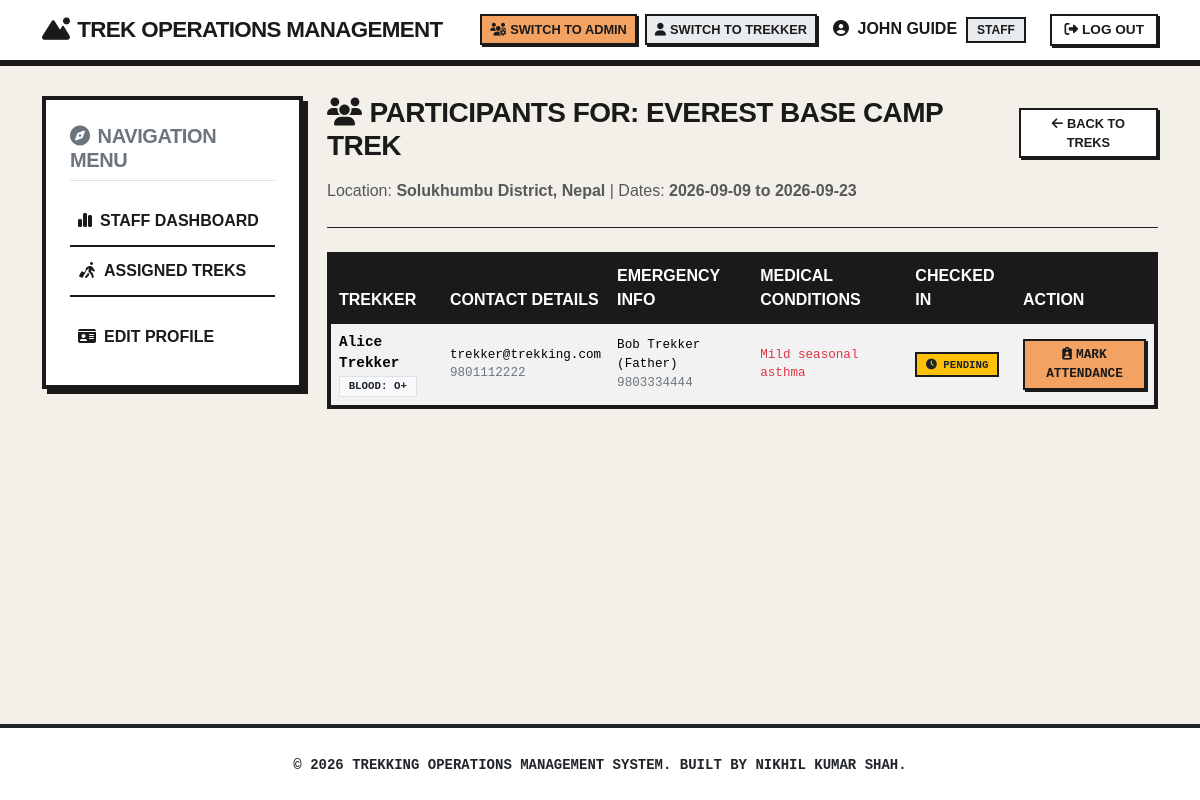
The page /staff/treks/1/participants (signed in) on the database its author committed.
### app/models/user.py (models this page shows, shortened)
class User(UserMixin, db.Model):
    __tablename__ = 'users'
    id = db.Column(db.Integer, primary_key=True)
    full_name = db.Column(db.String(100), nullable=False)
    email = db.Column(db.String(120), unique=True, nullable=False)
    phone = db.Column(db.String(20), nullable=False)
    password_hash = db.Column(db.String(256), nullable=False)
    role = db.Column(db.String(20), nullable=False, default='user')  # roles: admin, staff, user
    blood_group = db.Column(db.String(5), nullable=True)
    medical_conditions = db.Column(db.Text, nullable=True)
    emergency_contact_name = db.Column(db.String(100), nullable=True)
    emergency_contact_phone = db.Column(db.String(20), nullable=True)
    profile_image = db.Column(db.String(200), nullable=True)
    is_blacklisted = db.Column(db.Boolean, default=False, nullable=False)
    is_active = db.Column(db.Boolean, default=True, nullable=False)
    created_at = db.Column(db.DateTime, default=datetime.utcnow, nullable=False)
    bookings = db.relationship('Booking', backref='trekker', lazy=True, cascade='all, delete-orphan')
    staff_assignments = db.relationship('TrekStaffAssignment', backref='staff', lazy=True, cascade='all, delete-orphan')
    notifications = db.relationship('Notification', backref='user', lazy=True, cascade='all, delete-orphan')

### app/models/trek.py (models this page shows, shortened)
class Trek(db.Model):
    __tablename__ = 'treks'
    id = db.Column(db.Integer, primary_key=True)
    title = db.Column(db.String(100), nullable=False)
    location = db.Column(db.String(100), nullable=False)
    altitude = db.Column(db.Integer, nullable=False)  # in meters
    difficulty_level = db.Column(db.String(20), nullable=False)  # Easy, Moderate, Hard
    duration_days = db.Column(db.Integer, nullable=False)
    description = db.Column(db.Text, nullable=False)
    max_slots = db.Column(db.Integer, nullable=False)
    available_slots = db.Column(db.Integer, nullable=False)
    start_date = db.Column(db.Date, nullable=False)
    end_date = db.Column(db.Date, nullable=False)
    meeting_point = db.Column(db.String(150), nullable=False)
    trek_status = db.Column(db.String(30), default='Open', nullable=False)
    created_by = db.Column(db.Integer, db.ForeignKey('users.id'), nullable=False)
    created_at = db.Column(db.DateTime, default=datetime.utcnow, nullable=False)
    bookings = db.relationship('Booking', backref='trek', lazy=True, cascade='all, delete-orphan')
    staff_assignments = db.relationship('TrekStaffAssignment', backref='trek', lazy=True, cascade='all, delete-orphan')
    status_logs = db.relationship('TrekStatusLog', backref='trek', lazy=True, cascade='all, delete-orphan')

### app/models/booking.py (models this page shows)
class Booking(db.Model):
    __tablename__ = 'bookings'
    id = db.Column(db.Integer, primary_key=True)
    user_id = db.Column(db.Integer, db.ForeignKey('users.id'), nullable=False)
    trek_id = db.Column(db.Integer, db.ForeignKey('treks.id'), nullable=False)
    booking_date = db.Column(db.DateTime, default=datetime.utcnow, nullable=False)
    booking_status = db.Column(db.String(20), default='Booked', nullable=False)
    payment_status = db.Column(db.String(20), default='Pending', nullable=False)
    checked_in = db.Column(db.Boolean, default=False, nullable=False)
    special_requests = db.Column(db.Text, nullable=True)
    attendance_records = db.relationship('TrekAttendance', backref='booking', lazy=True, cascade='all, delete-orphan')
    certificates = db.relationship('TrekCertificate', backref='booking', lazy=True, cascade='all, delete-orphan')

### app/routes/staff_routes.py (the view)
@staff_bp.route('/treks/<int:trek_id>/participants')
@login_required
@role_required('staff')
def list_participants(trek_id):
    verify_staff_assignment(trek_id)
    trek = Trek.query.get_or_404(trek_id)
    bookings = Booking.query.filter_by(
        trek_id=trek.id,
        booking_status='Booked'
    ).all()
    return render_template('staff/participants.html', trek=trek, bookings=bookings)

### app/routes/staff_routes.py (called while the page is built)
def verify_staff_assignment(trek_id):
    assignment = TrekStaffAssignment.query.filter_by(
        trek_id=trek_id,
        staff_id=current_user.id,
        assignment_status='Active'
    ).first()
    if not assignment:
        abort(403)

### app/templates/staff/participants.html (shortened to what this page needs)
{% extends "base.html" %}
{% block content %}
<div class="mb-4 pb-2 border-bottom border-dark">
    <div class="d-flex justify-content-between align-items-center mb-2">
        <h3><i class="fa-solid fa-users me-2"></i>Participants for: {{ trek.title }}</h3>
        <a href="{{ url_for('staff.list_treks') }}" class="brutalist-btn" style="padding: 0.25rem 0.5rem; font-size: 0.8rem; margin: 0; box-shadow: 2px 2px 0 var(--ui-border); border-width: 2px; background-color: #ffffff;">
            <i class="fa-solid fa-arrow-left me-1"></i>Back to Treks
        </a>
    </div>
    <p class="text-muted">Location: <strong>{{ trek.location }}</strong> | Dates: <strong>{{ trek.start_date.strftime('%Y-%m-%d') }} to {{ trek.end_date.strftime('%Y-%m-%d') }}</strong></p>
</div>
{% if bookings %}
    <div class="table-responsive">
        <table class="table table-hover table-striped align-middle">
            <thead class="table-dark">
                <tr>
                    <th>Trekker</th>
                    <th>Contact Details</th>
                    <th>Emergency Info</th>
                    <th>Medical Conditions</th>
                    <th>Checked In</th>
                    <th>Action</th>
                </tr>
            </thead>
            <tbody>
                {% for booking in bookings %}
                    <tr>
                        <td>
                            <strong class="d-block">{{ booking.trekker.full_name }}</strong>
                            <span class="badge bg-light text-dark border">Blood: {{ booking.trekker.blood_group or 'N/A' }}</span>
                        </td>
                        <td>
                            <small class="d-block">{{ booking.trekker.email }}</small>
                            <small class="d-block text-secondary">{{ booking.trekker.phone }}</small>
                        </td>
                        <td>
                            {% if booking.trekker.emergency_contact_name %}
                                <small class="d-block">{{ booking.trekker.emergency_contact_name }}</small>
                                <small class="d-block text-secondary">{{ booking.trekker.emergency_contact_phone }}</small>
                            {% else %}
                                <span class="text-muted small">Not provided</span>
                            {% endif %}
                        </td>
                        <td>
                            <small class="text-danger text-wrap d-block" style="max-width: 250px;">
                                {{ booking.trekker.medical_conditions or 'No recorded conditions' }}
                            </small>
                        </td>
                        <td>
                            {% if booking.checked_in %}
                                <span class="badge bg-success"><i class="fa-solid fa-check-circle"></i> Present</span>
                            {% else %}
                                <span class="badge bg-warning text-dark"><i class="fa-solid fa-clock"></i> Pending</span>
                            {% endif %}
                        </td>
                        <td>
                            <a href="{{ url_for('staff.mark_attendance', trek_id=trek.id, booking_id=booking.id) }}" class="brutalist-btn brutalist-btn-primary" style="padding: 0.25rem 0.5rem; font-size: 0.8rem; margin: 0; box-shadow: 2px 2px 0 var(--ui-border); border-width: 2px;">
                                <i class="fa-solid fa-clipboard-user me-1"></i>Mark Attendance
                            </a>
                        </td>
                    </tr>
                {% endfor %}
            </tbody>
        </table>
    </div>
{% else %}
    <div class="p-5 text-center text-muted border rounded bg-white shadow-sm">
        <i class="fa-solid fa-users-slash fa-3x mb-3 text-secondary"></i>
        <h5>No Participants Registered</h5>
        <p>No trekkers have signed up for this expedition yet.</p>
    </div>
{% endif %}
{% endblock %}

### app/templates/partials/navbar.html (shortened to what this page needs)
<nav class="navbar navbar-expand-lg navbar-light bg-white">
    <div class="container">
        <a class="navbar-brand" href="/">
            <i class="fa-solid fa-mountain-sun me-2"></i>Trek Operations Management
        </a>
        <div class="collapse navbar-collapse" id="navbarNav">
            <ul class="navbar-nav ms-auto align-items-center">
                {% if current_user.is_authenticated %}
                    {% if current_user.role != 'admin' %}
                        <li class="nav-item">
                            <a class="brutalist-btn brutalist-btn-primary me-2" style="padding: 0.25rem 0.5rem; font-size: 0.8rem; margin: 0; box-shadow: 2px 2px 0 var(--ui-border); border-width: 2px;" href="{{ url_for('auth.switch_role', role='admin') }}">
                                <i class="fa-solid fa-users-gear me-1"></i>Switch to Admin
                            </a>
                        </li>
                    {% endif %}
                    {% if current_user.role != 'user' %}
                        <li class="nav-item">
                            <a class="brutalist-btn brutalist-btn-secondary me-2" style="padding: 0.25rem 0.5rem; font-size: 0.8rem; margin: 0; box-shadow: 2px 2px 0 var(--ui-border); border-width: 2px;" href="{{ url_for('auth.switch_role', role='user') }}">
                                <i class="fa-solid fa-user me-1"></i>Switch to Trekker
                            </a>
                        </li>
                    {% endif %}
                    <li class="nav-item">
                        <span class="nav-link text-dark me-3">
                            <i class="fa-solid fa-user-circle me-1"></i>
                            {{ current_user.full_name }}
                            <span class="badge bg-secondary ms-1 text-uppercase" style="font-size: 0.75rem;">
                                {{ current_user.role }}
                            </span>
                        </span>
                    </li>
                    <li class="nav-item">
                        <a class="brutalist-btn" style="padding: 0.25rem 0.75rem; font-size: 0.85rem; margin: 0; box-shadow: 2px 2px 0 var(--ui-border); border-width: 2px;" href="{{ url_for('auth.logout') }}">
                            <i class="fa-solid fa-right-from-bracket me-1"></i>Log Out
                        </a>
                    </li>
                {% endif %}
            </ul>
        </div>
    </div>
</nav>

### app/static/css/base.css (style rules this page uses)
:root { --ui-bg: #f2f0e9; --ui-card-bg: #ffffff; --ui-text: #1a1a1a; --ui-accent: #e63946; --ui-border: #1a1a1a; --bauhaus-yellow: #f4a261; --bauhaus-blue: #2a9d8f; --bauhaus-coral: #e76f51; --brutalist-shadow-offset: 8px; --brutalist-border-width: 4px; }
body { background-color: var(--ui-bg); color: var(--ui-text); font-family: 'Space Grotesk', sans-serif; min-height: 100vh; display: flex; flex-direction: column; }
h1, h2, h3, h4, h5, h6 { font-family: 'Space Grotesk', sans-serif; font-weight: 700; text-transform: uppercase; letter-spacing: -0.02em; color: var(--ui-text); }

### app/static/css/components.css (style rules this page uses)
.brutalist-btn { display: inline-block; padding: 0.75rem 1.5rem; text-align: center; font-size: 0.95rem; font-weight: 700; text-transform: uppercase; border: 3px solid var(--ui-border); background-color: var(--ui-card-bg); color: var(--ui-text); position: relative; transition: all 0.15s ease; box-shadow: 4px 4px 0 var(--ui-border); text-decoration: none; cursor: pointer; }
.brutalist-btn-primary { background-color: var(--bauhaus-yellow); }
.brutalist-btn-secondary { background-color: #e9ecef; }
.navbar { border-bottom: 6px solid var(--ui-border) !important; background-color: #ffffff !important; }
.navbar-brand { font-weight: 900 !important; text-transform: uppercase; color: var(--ui-text) !important; letter-spacing: -0.03em; font-size: 1.4rem; }
.nav-link { color: var(--ui-text) !important; font-weight: 700; text-transform: uppercase; }
.table { border: var(--brutalist-border-width) solid var(--ui-border) !important; background-color: #ffffff !important; }
.table th { background-color: var(--ui-border) !important; color: #ffffff !important; text-transform: uppercase; font-weight: 700; border-bottom: var(--brutalist-border-width) solid var(--ui-border) !important; }
.table td { border-bottom: 2px solid var(--ui-border) !important; font-family: 'Space Mono', monospace; font-size: 0.9rem; }
.badge { border-radius: 0 !important; border: 2px solid var(--ui-border); font-weight: 700; text-transform: uppercase; padding: 0.4em 0.8em !important; }
.bg-secondary { background-color: #e9ecef !important; color: var(--ui-text) !important; }

### rows shown on the page
User: full_name "JOHN GUIDE", role "STAFF"
Trek: title "EVEREST BASE CAMP TREK", location "Solukhumbu District, Nepal", start_date "2026-09-09", end_date "2026-09-23"
Booking: trekker.full_name "Alice Trekker", trekker "O+", trekker.email "trekker@trekking.com", trekker.phone "9801112222", trekker.emergency_contact_name "Bob Trekker (Father)", trekker.emergency_contact_phone "9803334444", trekker "Mild seasonal asthma", checked_in False (drawn)
